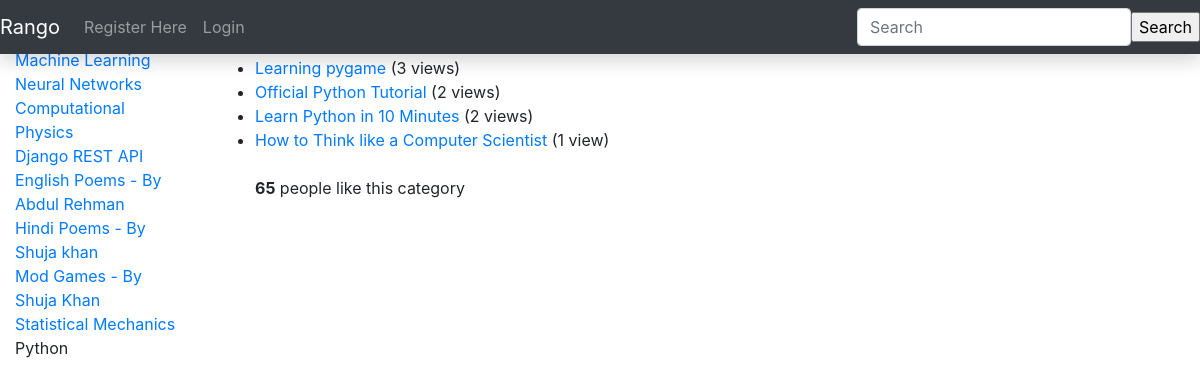
/rango/category/python/, run on the app's committed database.
### rango/models.py (models this page shows, shortened)
class Category(models.Model):
    name = models.CharField(max_length=128, unique=True)
    views =models.IntegerField(default=0)
    likes =models.IntegerField(default=0)
    slug = models.SlugField()
    class Meta:
        verbose_name_plural='categories'
    def __unicode__(self):  #For Python 2, use __str__ on Python 3
        return self.name

class Page(models.Model):
    category = models.ForeignKey(Category)
    title = models.CharField(max_length=128)
    url = models.URLField()
    views = models.IntegerField(default=0)
    first_visit = models.DateTimeField(default = datetime.datetime.now, editable=False)
    last_visit = models.DateTimeField(default = datetime.datetime.now)

### rango/views.py (the view)
# urls.py: url(r'^category/(?P<category_name_slug>[\w\-]+)/$', views.category, name='category'),
def category(request, category_name_slug):
    context_dict = {}
    try:
        category = Category.objects.get(slug = category_name_slug)
        context_dict['category_name'] = category.name
        pages = Page.objects.filter(category=category).order_by('-views')
        context_dict['pages'] = pages
        context_dict['category'] = category
    except Category.DoesNotExist:
        pass
    return render(request, 'rango/category.html', context_dict)

### rango/templatetags/rango_extras.py (called while the page is built)
@register.inclusion_tag('rango/cats.html')
def get_category_list(cat=None):
    return {'cats': Category.objects.all(), 'act_cat':cat}

### templates/rango/category.html (shortened to what this page needs)
{% extends 'base.html' %}
{% load staticfiles %}
{% block body_block %}
    {% if category %}
      <h1> {{ category_name }} </h1>
      {% if pages %}
        <ul>
            {% for page in pages %}
              <li><a href="{% url 'goto'%}?page_id={{page.id}}">{{page.title}}</a>
                {% if page.views > 1 %}
                ({{page.views}} views)
                {% elif page.views == 1 %}
                ({{page.views}} view)
                {% elif page.views == 0 %}
                (No Views)
                {% endif %}
              </li>
            {% endfor %}
        {% else %}
          <strong>No pages currently in category</strong>
      {% endif %}
      {% else %}
        <strong>The specified category {{category_name}} does not exist.</strong>
    {% endif %}
    <p>
        <strong id="like_counts">{{ category.likes }}</strong> people like this category
    </p>
{% endblock %}

### templates/rango/cats.html
{% if cats %}
    <ul class="nav nav-sidebar">
    {% for c in cats %}
    {% if c == act_cat %} <li  class="active" > {% else  %} <li>{% endif %}
        <a href="{% url 'category'  c.slug %}">{{ c.name }}</a></li>
    {% endfor %}
{% else %}
    <li> <strong >There are no category present.</strong></li>
    </ul>
{% endif %}
{{act_cat}}

### data on the page
Category: name "Machine Learning"
Category: name "Neural Networks"
Category: name "Computational Physics"
Category: name "Django REST API"
Category: name "English Poems - By Abdul Rehman"
Category: name "Hindi Poems - By Shuja khan"
Category: name "Mod Games - By Shuja Khan"
Category: name "Statistical Mechanics"
Category: name "Python", likes "65"
Page: title "Learning pygame", views "3"
Page: title "Official Python Tutorial", views "2"
Page: title "Learn Python in 10 Minutes", views "2"
Page: title "How to Think like a Computer Scientist", views "1"
